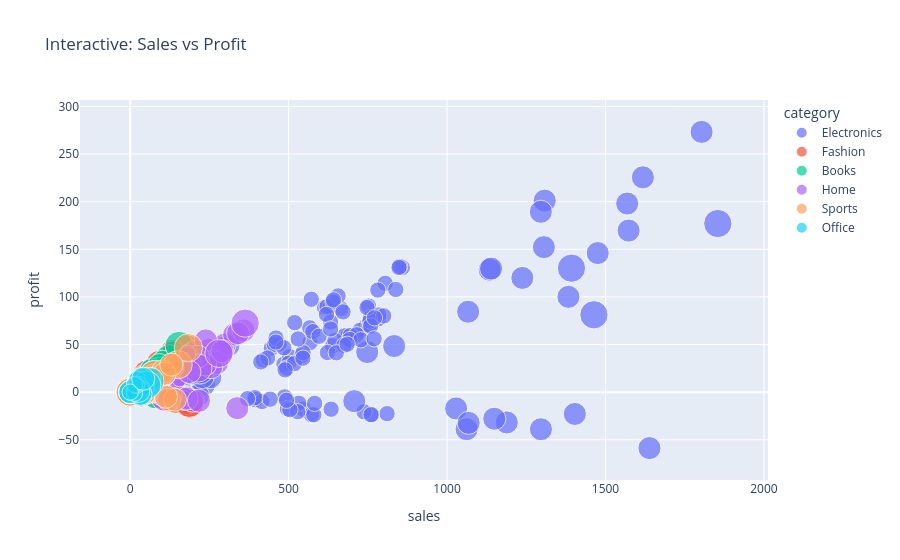

Notebook code for this chart:
### Code cell
# Interactive Plotly 3 — Sales vs profit
fig = px.scatter(
    data.sample(min(1000, len(data)), random_state=42),
    x="sales",
    y="profit",
    size="quantity",
    color="category",
    hover_name="product_name",
    hover_data=["region","city","customer_segment","rating","discount"],
    title="Interactive: Sales vs Profit"
)
fig.show()

### Figure 1 — Plotly figure (JSON) as saved in the notebook; plotly's stock layout.template omitted (floating-point values rounded to 4 significant figures; data arrays with more than 128 entries replaced by an {"elided": "..."} marker saying what was removed)
{"data": [{"customdata": {"elided": "390x5 mixed values"}, "hovertemplate": "<b>%{hovertext}</b><br><br>category=Electronics<br>sales=%{x}<br>profit=%{y}<br>quantity=%{marker.size}<br>region=%{customdata[0]}<br>city=%{customdata[1]}<br>customer_segment=%{customdata[2]}<br>rating=%{customdata[3]}<br>discount=%{customdata[4]}<extra></extra>", "hovertext": {"elided": "390 str values"}, "legendgroup": "Electronics", "marker": {"color": "#636efa", "size": {"elided": "390 int values"}, "sizemode": "area", "sizeref": 0.0075, "symbol": "circle"}, "mode": "markers", "name": "Electronics", "orientation": "v", "showlegend": true, "type": "scatter", "x": {"elided": "390 float values"}, "xaxis": "x", "y": {"elided": "390 float values"}, "yaxis": "y"}, {"customdata": {"elided": "133x5 mixed values"}, "hovertemplate": "<b>%{hovertext}</b><br><br>category=Fashion<br>sales=%{x}<br>profit=%{y}<br>quantity=%{marker.size}<br>region=%{customdata[0]}<br>city=%{customdata[1]}<br>customer_segment=%{customdata[2]}<br>rating=%{customdata[3]}<br>discount=%{customdata[4]}<extra></extra>", "hovertext": {"elided": "133 str values"}, "legendgroup": "Fashion", "marker": {"color": "#EF553B", "size": {"elided": "133 int values"}, "sizemode": "area", "sizeref": 0.0075, "symbol": "circle"}, "mode": "markers", "name": "Fashion", "orientation": "v", "showlegend": true, "type": "scatter", "x": {"elided": "133 float values"}, "xaxis": "x", "y": {"elided": "133 float values"}, "yaxis": "y"}, {"customdata": {"elided": "112x5 mixed values"}, "hovertemplate": "<b>%{hovertext}</b><br><br>category=Books<br>sales=%{x}<br>profit=%{y}<br>quantity=%{marker.size}<br>region=%{customdata[0]}<br>city=%{customdata[1]}<br>customer_segment=%{customdata[2]}<br>rating=%{customdata[3]}<br>discount=%{customdata[4]}<extra></extra>", "hovertext": ["Data Science Book", "Data Science Book", "Business Book", "Data Science Book", "Business Book", "Novel Collection", "Business Book", "Data Science Book", "Business Book", "Data Science Book", "Novel Collection", "Data Science Book", "Novel Collection", "Novel Collection", "Novel Collection", "Data Science Book", "Business Book", "Novel Collection", "Data Science Book", "Novel Collection", "Business Book", "Data Science Book", "Novel Collection", "Novel Collection", "Data Science Book", "Novel Collection", "Novel Collection", "Business Book", "Novel Collection", "Business Book", "Data Science Book", "Business Book", "Business Book", "Novel Collection", "Novel Collection", "Business Book", "Business Book", "Business Book", "Data Science Book", "Data Science Book", "Data Science Book", "Data Science Book", "Data Science Book", "Business Book", "Novel Collection", "Data Science Book", "Business Book", "Data Science Book", "Novel Collection", "Data Science Book", "Data Science Book", "Business Book", "Business Book", "Business Book", "Business Book", "Novel Collection", "Business Book", "Business Book", "Business Book", "Data Science Book", "Business Book", "Data Science Book", "Business Book", "Novel Collection", "Data Science Book", "Business Book", "Data Science Book", "Business Book", "Business Book", "Novel Collection", "Data Science Book", "Business Book", "Novel Collection", "Business Book", "Novel Collection", "Novel Collection", "Business Book", "Business Book", "Business Book", "Novel Collection", "Data Science Book", "Data Science Book", "Data Science Book", "Business Book", "Novel Collection", "Data Science Book", "Novel Collection", "Business Book", "Business Book", "Novel Collection", "Data Science Book", "Data Science Book", "Data Science Book", "Novel Collection", "Business Book", "Novel Collection", "Novel Collection", "Novel Collection", "Data Science Book", "Novel Collection", "Business Book", "Novel Collection", "Business Book", "Novel Collection", "Business Book", "Data Science Book", "Data Science Book", "Business Book", "Novel Collection", "Business Book", "Novel Collection", "Data Science Book"], "legendgroup": "Books", "marker": {"color": "#00cc96", "size": [1, 1, 1, 1, 1, 1, 1, 1, 1, 2, 2, 3, 2, 1, 1, 1, 1, 1, 1, 1, 2, 2, 2, 1, 1, 1, 1, 1, 1, 1, 1, 1, 1, 1, 1, 2, 2, 2, 1, 2, 1, 1, 2, 1, 1, 1, 1, 1, 1, 1, 1, 1, 1, 1, 3, 1, 2, 1, 1, 1, 2, 1, 2, 1, 1, 1, 1, 2, 1, 2, 1, 1, 3, 3, 1, 1, 1, 2, 1, 1, 1, 2, 2, 1, 2, 1, 1, 2, 1, 1, 2, 2, 1, 1, 1, 1, 2, 1, 1, 1, 2, 1, 3, 1, 1, 1, 1, 1, 1, 1, 1, 1], "sizemode": "area", "sizeref": 0.0075, "symbol": "circle"}, "mode": "markers", "name": "Books", "orientation": "v", "showlegend": true, "type": "scatter", "x": [42.0, 34.51, 31.74, 0.0, 24.51, 47.14, 32.88, 0.0, 23.95, 70.77, 82.25, 123.4, 81.27, 47.85, 0.0, 36.48, 32.22, 0.0, 40.57, 54.84, 65.24, 68.93, 95.06, 52.75, 42.63, 56.86, 44.26, 33.53, 40.55, 30.4, 39.51, 31.1, 29.71, 0.0, 53.99, 47.64, 63.85, 65.59, 35.29, 80.46, 38.99, 32.15, 73.61, 24.88, 41.88, 43.63, 29.0, 43.1, 0.0, 45.63, 43.47, 31.33, 0.0, 0.0, 0.0, 37.15, 61.0, 29.7, 26.5, 37.4, 48.77, 44.53, 56.44, 47.63, 43.09, 24.86, 0.0, 61.74, 30.11, 103.1, 47.41, 29.62, 154.2, 92.45, 52.46, 43.94, 25.82, 48.85, 0.0, 41.78, 46.11, 0.0, 67.52, 28.54, 91.73, 38.21, 46.79, 0.0, 0.0, 51.79, 72.72, 78.19, 0.0, 48.61, 25.86, 38.64, 0.0, 48.22, 40.03, 46.14, 0.0, 52.48, 74.79, 45.52, 27.04, 36.82, 0.0, 0.0, 37.65, 31.2, 0.0, 42.5], "xaxis": "x", "y": [13.75, -0.15, 14.62, 0.0, -1.27, -2.17, 12.82, 0.0, -2.04, 13.92, 17.26, 35.16, 18.01, 9.49, 0.0, 11.9, 11.35, 0.0, 15.99, 20.25, 22.65, 14.22, 21.76, -4.47, 16.63, 20.53, -3.19, 6.92, 4.22, 5.61, 12.54, -2.21, -2.06, 0.0, 20.17, 11.43, 18.84, 20.07, 7.76, 19.85, 11.99, 3.38, 17.11, 6.03, 7.91, 11.1, 2.79, 8.92, 0.0, 9.97, 11.71, 8.45, 0.0, 0.0, 0.0, 4.51, 14.09, 4.71, -0.22, 8.77, 7.0, 6.69, 14.55, 17.79, 13.87, 3.34, 0.0, 19.28, 4.8, 31.89, 17.75, 4.56, 49.03, 22.01, 21.09, 15.32, 8.48, 1.33, 0.0, 10.58, 13.56, 0.0, 23.54, -0.64, 28.37, 8.57, 10.46, 0.0, 0.0, 17.88, 15.08, -5.41, 0.0, 17.28, 0.72, 0.8, 0.0, 18.17, 8.95, 10.16, 0.0, 11.21, 17.99, 13.46, 7.57, 10.33, 0.0, 0.0, 11.2, 17.04, 0.0, 14.99], "yaxis": "y"}, {"customdata": {"elided": "196x5 mixed values"}, "hovertemplate": "<b>%{hovertext}</b><br><br>category=Home<br>sales=%{x}<br>profit=%{y}<br>quantity=%{marker.size}<br>region=%{customdata[0]}<br>city=%{customdata[1]}<br>customer_segment=%{customdata[2]}<br>rating=%{customdata[3]}<br>discount=%{customdata[4]}<extra></extra>", "hovertext": {"elided": "196 str values"}, "legendgroup": "Home", "marker": {"color": "#ab63fa", "size": {"elided": "196 int values"}, "sizemode": "area", "sizeref": 0.0075, "symbol": "circle"}, "mode": "markers", "name": "Home", "orientation": "v", "showlegend": true, "type": "scatter", "x": {"elided": "196 float values"}, "xaxis": "x", "y": {"elided": "196 float values"}, "yaxis": "y"}, {"customdata": {"elided": "107x5 mixed values"}, "hovertemplate": "<b>%{hovertext}</b><br><br>category=Sports<br>sales=%{x}<br>profit=%{y}<br>quantity=%{marker.size}<br>region=%{customdata[0]}<br>city=%{customdata[1]}<br>customer_segment=%{customdata[2]}<br>rating=%{customdata[3]}<br>discount=%{customdata[4]}<extra></extra>", "hovertext": ["Yoga Mat", "Running Shoes", "Yoga Mat", "Fitness Tracker", "Yoga Mat", "Running Shoes", "Running Shoes", "Fitness Tracker", "Fitness Tracker", "Running Shoes", "Running Shoes", "Running Shoes", "Yoga Mat", "Running Shoes", "Running Shoes", "Running Shoes", "Running Shoes", "Yoga Mat", "Yoga Mat", "Yoga Mat", "Fitness Tracker", "Running Shoes", "Running Shoes", "Running Shoes", "Fitness Tracker", "Running Shoes", "Fitness Tracker", "Yoga Mat", "Yoga Mat", "Yoga Mat", "Fitness Tracker", "Yoga Mat", "Running Shoes", "Running Shoes", "Fitness Tracker", "Yoga Mat", "Fitness Tracker", "Fitness Tracker", "Fitness Tracker", "Running Shoes", "Running Shoes", "Fitness Tracker", "Yoga Mat", "Yoga Mat", "Fitness Tracker", "Running Shoes", "Yoga Mat", "Yoga Mat", "Running Shoes", "Running Shoes", "Fitness Tracker", "Fitness Tracker", "Yoga Mat", "Fitness Tracker", "Running Shoes", "Running Shoes", "Yoga Mat", "Running Shoes", "Running Shoes", "Fitness Tracker", "Yoga Mat", "Fitness Tracker", "Running Shoes", "Fitness Tracker", "Yoga Mat", "Fitness Tracker", "Fitness Tracker", "Fitness Tracker", "Running Shoes", "Yoga Mat", "Yoga Mat", "Fitness Tracker", "Fitness Tracker", "Running Shoes", "Yoga Mat", "Fitness Tracker", "Yoga Mat", "Yoga Mat", "Running Shoes", "Running Shoes", "Yoga Mat", "Fitness Tracker", "Yoga Mat", "Fitness Tracker", "Running Shoes", "Fitness Tracker", "Yoga Mat", "Fitness Tracker", "Fitness Tracker", "Yoga Mat", "Running Shoes", "Running Shoes", "Fitness Tracker", "Yoga Mat", "Fitness Tracker", "Yoga Mat", "Yoga Mat", "Yoga Mat", "Running Shoes", "Running Shoes", "Running Shoes", "Yoga Mat", "Running Shoes", "Running Shoes", "Fitness Tracker", "Running Shoes", "Running Shoes"], "legendgroup": "Sports", "marker": {"color": "#FFA15A", "size": [1, 1, 2, 1, 3, 1, 1, 1, 1, 1, 1, 1, 2, 1, 1, 2, 1, 1, 3, 1, 1, 1, 1, 2, 1, 1, 1, 1, 1, 1, 1, 1, 1, 2, 1, 2, 1, 1, 1, 1, 1, 1, 1, 2, 1, 1, 3, 1, 1, 1, 1, 2, 1, 1, 1, 1, 1, 1, 2, 1, 1, 1, 1, 1, 1, 1, 1, 2, 1, 1, 1, 1, 1, 1, 1, 1, 1, 1, 1, 1, 2, 3, 1, 2, 1, 2, 2, 1, 2, 1, 2, 3, 1, 1, 3, 1, 1, 2, 2, 1, 1, 2, 1, 1, 2, 1, 1], "sizemode": "area", "sizeref": 0.0075, "symbol": "circle"}, "mode": "markers", "name": "Sports", "orientation": "v", "showlegend": true, "type": "scatter", "x": [25.96, 49.32, 42.11, 44.5, 0.0, 69.62, 55.81, 51.34, 57.72, 0.0, 55.44, 54.6, 46.48, 60.28, 65.49, 122.9, 66.65, 25.48, 75.38, 21.26, 0.0, 0.0, 50.79, 141.2, 0.0, 62.91, 50.41, 27.78, 23.44, 23.05, 52.15, 24.52, 66.11, 0.0, 58.37, 42.44, 56.91, 40.18, 47.59, 55.43, 0.0, 47.49, 20.3, 49.57, 49.16, 53.02, 76.23, 21.36, 55.39, 0.0, 45.79, 97.67, 0.0, 42.87, 0.0, 0.0, 19.2, 61.48, 133.1, 41.53, 22.43, 47.94, 49.58, 0.0, 18.26, 0.0, 54.5, 87.58, 55.24, 22.85, 21.44, 0.0, 52.28, 0.0, 26.96, 55.39, 0.0, 0.0, 67.91, 0.0, 42.52, 151.2, 21.46, 0.0, 0.0, 103.3, 41.88, 53.1, 108.5, 21.21, 113.0, 0.0, 55.21, 25.13, 183.5, 27.32, 0.0, 46.05, 129.8, 71.24, 72.63, 0.0, 50.14, 70.25, 0.0, 49.75, 0.0], "xaxis": "x", "y": [-2.06, 8.28, 8.23, 17.21, 0.0, 15.88, 10.87, 10.42, 7.37, 0.0, -0.6, 6.24, 9.98, 4.05, 11.75, -7.88, 21.32, 9.26, 14.51, -1.89, 0.0, 0.0, 0.95, -7.81, 0.0, -2.94, 9.05, 5.7, -0.38, 1.8, 11.05, 4.34, 14.52, 0.0, 15.86, -0.94, -2.95, 4.9, 9.37, 15.57, 0.0, 10.56, -2.26, 14.17, 8.71, 10.78, 18.67, -1.32, 10.37, 0.0, -1.98, 17.4, 0.0, 10.33, 0.0, 0.0, -0.98, 16.25, 26.27, -1.94, 1.03, 4.14, 10.88, 0.0, 2.95, 0.0, 3.54, 15.56, 1.86, -1.78, -2.29, 0.0, 13.03, 0.0, 14.1, -2.17, 0.0, 0.0, 11.58, 0.0, 7.29, 28.82, 4.31, 0.0, 0.0, 21.84, -1.8, -3.76, 19.34, -0.82, -4.81, 0.0, 11.64, -0.53, 46.68, 6.31, 0.0, 12.65, 28.89, 16.09, 11.91, 0.0, 7.79, 16.54, 0.0, 4.76, 0.0], "yaxis": "y"}, {"customdata": {"elided": "62x5 mixed values"}, "hovertemplate": "<b>%{hovertext}</b><br><br>category=Office<br>sales=%{x}<br>profit=%{y}<br>quantity=%{marker.size}<br>region=%{customdata[0]}<br>city=%{customdata[1]}<br>customer_segment=%{customdata[2]}<br>rating=%{customdata[3]}<br>discount=%{customdata[4]}<extra></extra>", "hovertext": ["Desk Organizer", "Notebook Pack", "Notebook Pack", "Desk Organizer", "Desk Organizer", "Notebook Pack", "Notebook Pack", "Desk Organizer", "Notebook Pack", "Desk Organizer", "Desk Organizer", "Desk Organizer", "Desk Organizer", "Notebook Pack", "Desk Organizer", "Desk Organizer", "Desk Organizer", "Desk Organizer", "Desk Organizer", "Notebook Pack", "Desk Organizer", "Desk Organizer", "Notebook Pack", "Desk Organizer", "Desk Organizer", "Notebook Pack", "Notebook Pack", "Notebook Pack", "Notebook Pack", "Desk Organizer", "Desk Organizer", "Desk Organizer", "Desk Organizer", "Notebook Pack", "Notebook Pack", "Desk Organizer", "Notebook Pack", "Desk Organizer", "Notebook Pack", "Desk Organizer", "Desk Organizer", "Notebook Pack", "Desk Organizer", "Notebook Pack", "Notebook Pack", "Notebook Pack", "Desk Organizer", "Desk Organizer", "Desk Organizer", "Notebook Pack", "Notebook Pack", "Notebook Pack", "Notebook Pack", "Desk Organizer", "Notebook Pack", "Notebook Pack", "Notebook Pack", "Notebook Pack", "Desk Organizer", "Notebook Pack", "Notebook Pack", "Desk Organizer"], "legendgroup": "Office", "marker": {"color": "#19d3f3", "size": [1, 1, 2, 1, 1, 2, 1, 2, 1, 1, 1, 1, 1, 1, 1, 2, 1, 1, 3, 2, 2, 1, 1, 1, 1, 1, 1, 1, 2, 2, 1, 1, 1, 1, 2, 2, 2, 1, 1, 1, 1, 1, 2, 1, 1, 1, 1, 3, 1, 1, 2, 2, 1, 1, 2, 1, 2, 1, 1, 1, 1, 2], "sizemode": "area", "sizeref": 0.0075, "symbol": "circle"}, "mode": "markers", "name": "Office", "orientation": "v", "showlegend": true, "type": "scatter", "x": [18.13, 13.46, 31.76, 15.79, 16.55, 0.0, 13.91, 39.66, 14.25, 0.0, 20.46, 19.98, 17.94, 14.52, 17.98, 0.0, 21.44, 18.94, 62.32, 32.59, 39.55, 21.94, 12.85, 20.52, 19.1, 11.88, 14.33, 10.85, 26.85, 39.4, 21.32, 0.0, 19.89, 12.48, 29.24, 0.0, 30.92, 14.83, 12.84, 19.93, 18.05, 14.27, 33.38, 13.32, 0.0, 12.72, 20.76, 52.44, 17.77, 14.19, 24.58, 32.19, 12.48, 19.7, 0.0, 12.2, 25.75, 13.64, 19.33, 13.54, 0.0, 41.16], "xaxis": "x", "y": [-0.84, -0.08, 2.78, 4.73, -0.78, 0.0, 3.49, 8.36, 4.33, 0.0, -1.39, -2.84, 8.51, 8.38, -1.93, 0.0, 2.79, -2.9, 11.26, 13.14, 8.89, -1.31, 5.84, 8.53, 6.77, 3.41, 8.16, -1.05, 8.12, 5.44, 14.08, 0.0, 5.78, 7.83, 1.58, 0.0, -1.01, -0.29, -2.01, 6.86, 3.91, 8.73, -2.52, -3.52, 0.0, 3.9, 13.31, 7.43, -0.24, 6.66, 4.58, -1.77, 0.28, 6.6, 0.0, 2.45, 1.3, -1.18, 7.2, 7.8, 0.0, 14.07], "yaxis": "y"}], "layout": {"legend": {"itemsizing": "constant", "title": {"text": "category"}, "tracegroupgap": 0}, "title": {"text": "Interactive: Sales vs Profit"}, "xaxis": {"anchor": "y", "domain": [0, 1], "title": {"text": "sales"}}, "yaxis": {"anchor": "x", "domain": [0, 1], "title": {"text": "profit"}}}}
